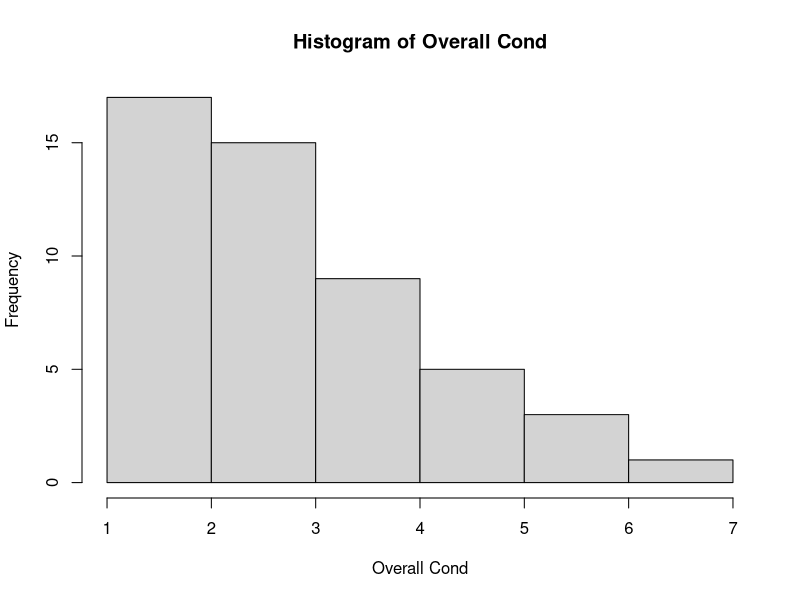

The R script that drew this image:


Overall.Cond <- 1:7
Freq <- c(17,15,9,5,3,1)
myhist <-list(breaks=Overall.Cond, counts=Freq, density=Freq/diff(Overall.Cond),
              xname="Overall Cond")
class(myhist) <- "histogram"
plot(myhist)


#der median liegt zischen dem 25 und 26 Wert DH. bei 500<x≤1000